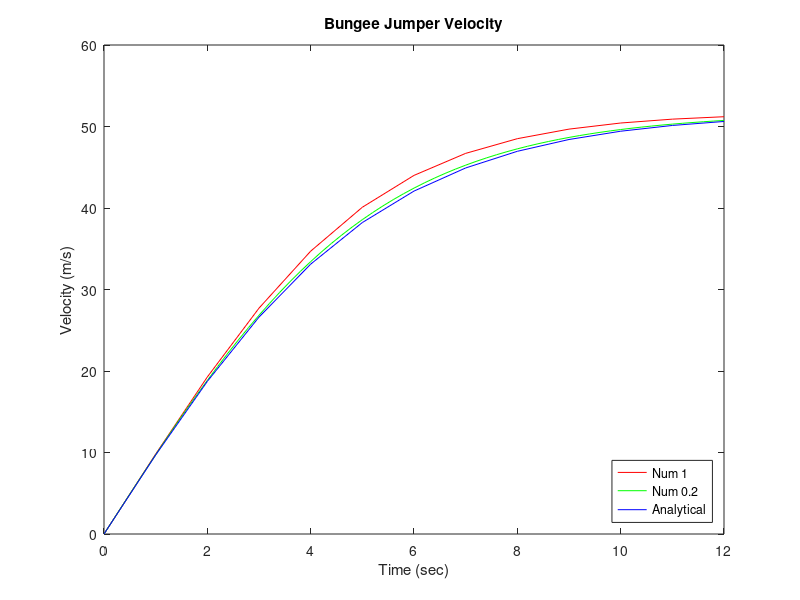

Write the MATLAB code that produced this figure.
% Matlab numerical solution using Euler's method from Math 121
g = 9.81; % kg*m/s^2
m = 68.1; c_d = 0.25; % kg
a = 0; b = 12; alp = 0;
f = @(t,y) g - c_d/m*y^2;

% Step size 1
h=1; % step size
t=a:h:b; %either a range or x=linspace(a,b,N+1)
N=12;
y1=zeros(1,N+1);
y1(1)=alp;
for i=2:N+1
    y1(i)=y1(i-1)+h*f(t(i-1),y1(i-1));
end
y1(N+1);

% Step size 0.2
h=0.2; % step size
t2 = a:h:b;
N=12*5;
y0_2=zeros(1,N+1);
y0_2(1)=alp;
for i=2:N+1
    y0_2(i)=y0_2(i-1)+h*f(t2(i-1),y0_2(i-1));
end
y0_2(N+1);

% Plot results
plot(t,y1, 'r');
hold on;
plot(t2,y0_2, 'g');
v_true=zeros(1,N+1);
v_true = sqrt(g*m/c_d)*tanh(sqrt(g*c_d/m)*t);
plot(t,v_true, 'b');
title('Bungee Jumper Velocity');
xlabel('Time (sec)');
ylabel('Velocity (m/s)');
legend('Num 1','Num 0.2','Analytical','Location','southeast');
hold off;